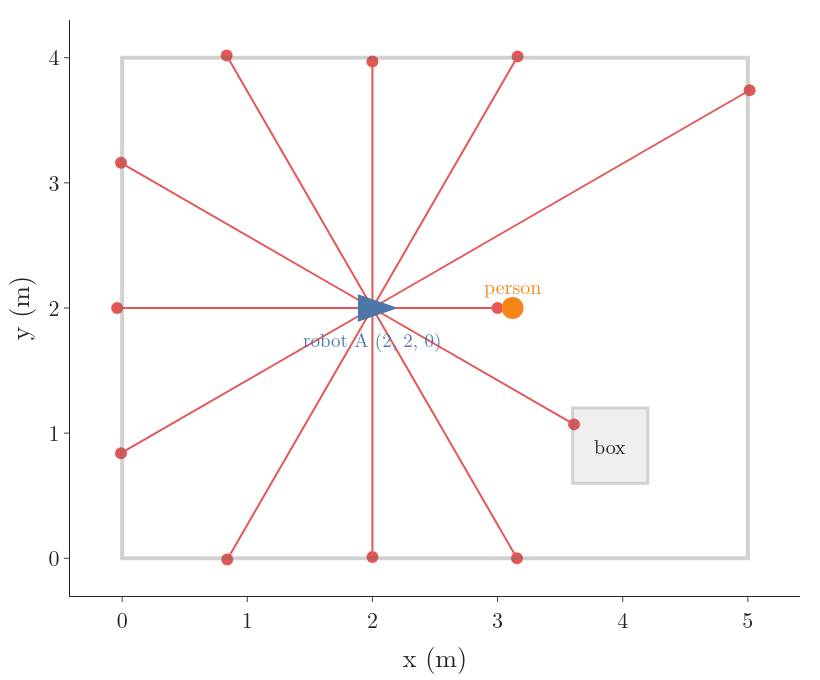

This chart was generated by the following Python code:
"""The room of the beam-model Note with a box, the robot at pose A = (2, 2, 0) and its 12-beam scan.
Each beam ends at its reading (dot); the forward beam stops at the person, 1 m ahead. Run -> overview.png"""
from pathlib import Path

import numpy as np
import plotly.graph_objects as go
from fieldmodel import ANGLES, POSE_A, endpoints, scan_A
from gifkit import BLUE, FONT, ORANGE, RED
from roomdraw import robot_marker, room_shapes

here = Path(__file__).parent
z = scan_A()
px, py = endpoints(POSE_A, z)
fig = go.Figure()
room_shapes(fig)
for a, b in zip(px, py):
    fig.add_trace(go.Scatter(x=[2, a], y=[2, b], mode="lines", line=dict(color=RED, width=2)))
fig.add_trace(go.Scatter(x=px, y=py, mode="markers", marker=dict(color=RED, size=12)))
fig.add_trace(robot_marker(POSE_A))
fig.add_trace(go.Scatter(x=[3.12], y=[2], mode="markers", marker=dict(color=ORANGE, size=22)))
fig.add_annotation(x=3.12, y=2.18, text="person", showarrow=False, font=dict(color=ORANGE, size=20))
fig.add_annotation(x=3.9, y=0.9, text="box", showarrow=False, font=dict(size=20))
fig.add_annotation(x=2.0, y=1.75, text="robot A (2, 2, 0)", showarrow=False, font=dict(color=BLUE, size=19))
fig.update_layout(template="simple_white", width=820, height=680, font=FONT, showlegend=False,
                  margin=dict(l=70, r=20, t=20, b=60))
fig.update_xaxes(title="x (m)", range=[-0.3, 5.3], dtick=1, scaleanchor="y")
fig.update_yaxes(title="y (m)", range=[-0.3, 4.3], dtick=1)
fig.write_image(here / "overview.png")
